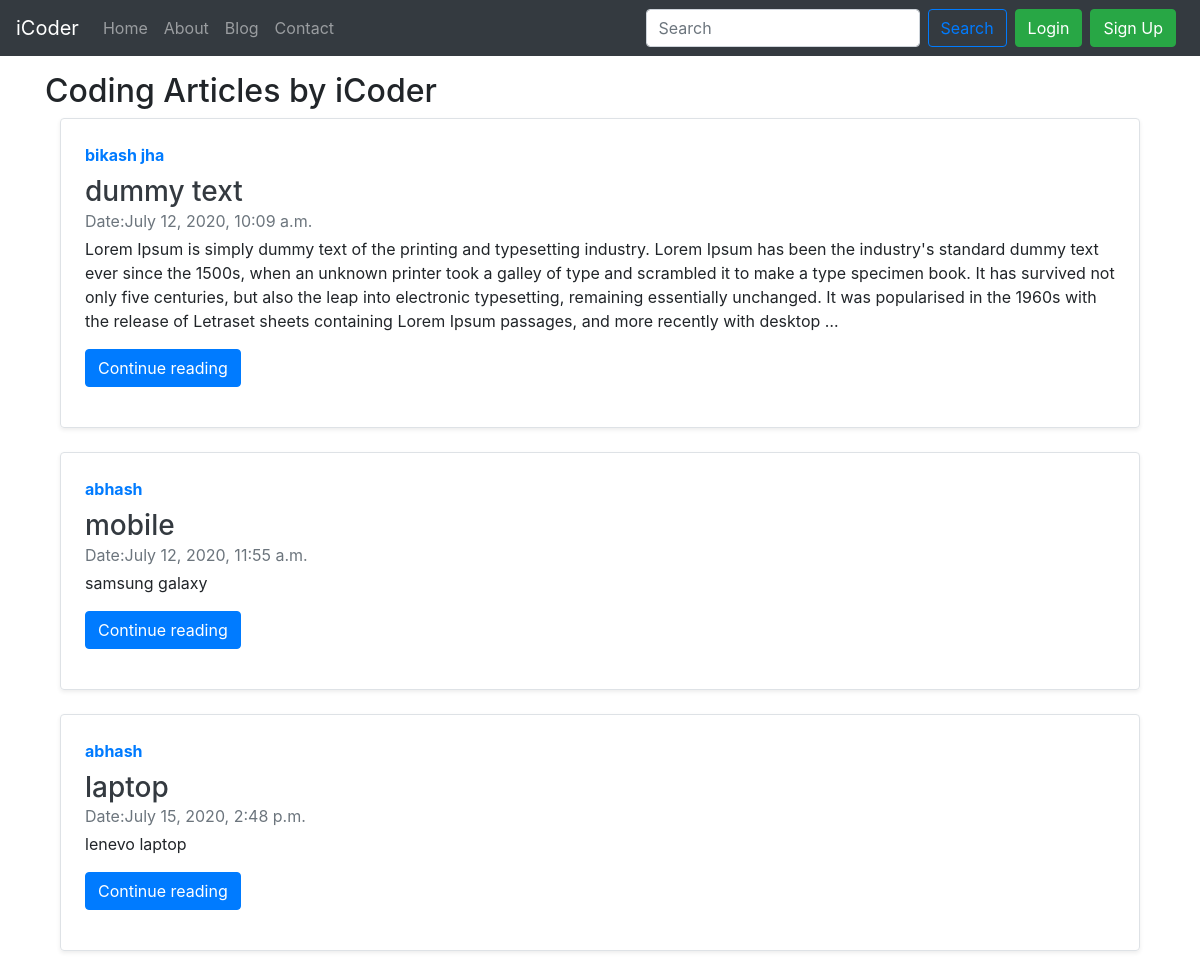
Screenshot of /blog/ with the database file from the repository.
### blog/models.py (models this page shows, shortened)
class Post(models.Model):
    sno=models.AutoField(primary_key=True)
    title=models.CharField(max_length=200)
    content=models.TextField()
    author=models.CharField(max_length=200)
    slug=models.CharField(max_length=200)
    timeStamp=models.DateTimeField(blank=True)

### blog/views.py (the view)
# urls.py: path('',views.blogHome,name='bloghome'),
def blogHome(request):
    allPosts= Post.objects.all()
    return render (request,'blog/blogHome.html',{'allPosts':allPosts})

### templates/blog/blogHome.html (shortened to what this page needs)
{% extends 'base.html' %}
{% block body %}
<div class="container my-3">
    <h2>Coding Articles by iCoder</h2>
 <div class="col-md-12">
 {% for post in allPosts %}
      <div class="row no-gutters border rounded overflow-hidden flex-md-row mb-4 shadow-sm h-md-250 position-relative my-2">
        <div class="col p-4 d-flex flex-column position-static">
          <strong class="d-inline-block mb-2 text-primary">{{post.author}}</strong>
          <h3 class="mb-0"> <a  class ="text-dark" href="/blog/{{post.slug}}">{{post.title}}</a></h3>
          <div class="mb-1 text-muted">Date:{{post.timeStamp}}</div>
          <p class="card-text mb-auto">{{post.content |truncatechars:500}}</p>
          <div class="my-3">
           <a href="/blog/{{post.slug}}" role="button" class="btn btn-primary">Continue reading</a>
            </div>
         </div>
      </div>
         {% endfor %}
  </div>
</div>
{% endblock body %}

### templates/base.html (shortened to what this page needs)
<!DOCTYPE html>
<html lang="en">
  <head>
    <link
      rel="stylesheet"
      href="https://stackpath.bootstrapcdn.com/bootstrap/4.5.0/css/bootstrap.min.css"
    />
  </head>
  <body>
    <nav class="navbar navbar-expand-lg navbar-dark bg-dark">
      <a class="navbar-brand" href="/">iCoder</a>
      <div class="collapse navbar-collapse" id="navbarSupportedContent">
        <ul class="navbar-nav mr-auto">
          <li class="nav-item {% block homeactive %} {% endblock homeactive %}">
            <a class="nav-link" href="/"
              >Home <span class="sr-only">(current)</span></a
            >
          </li>
          <li
            class="nav-item {% block aboutactive %} {% endblock aboutactive %}"
          >
            <a class="nav-link" href="/about">About</a>
          </li>
          <li class="nav-item {% block blogactive %} {% endblock blogactive %}">
            <a class="nav-link" href="/blog">Blog</a>
          </li>
          <li
            class="nav-item {% block contactactive %} {% endblock contactactive %}"
          >
            <a class="nav-link" href="/contact">Contact</a>
          </li>
        </ul>
        <form action="/search" method="get" class="form-inline my-2 my-lg-0">
          <input
            class="form-control mr-sm-2"
            type="search"
            placeholder="Search"
            aria-label="Search"
            name="query"
            id="query"
          />
          <button class="btn btn-outline-primary my-2 my-sm-0" type="submit">
            Search
          </button>
          {% if user.is_authenticated %}
          <ul class="navbar-nav mr-auto">
            <li class="nav-item dropdown">
              <a
                class="nav-link dropdown-toggle"
                href="#"
                id="navbarDropdown"
                role="button"
                data-toggle="dropdown"
                aria-haspopup="true"
                aria-expanded="false"
              >
                Welcome {{request.user}}
              </a>
              <div class="dropdown-menu" aria-labelledby="navbarDropdown">
                <a class="dropdown-item" href="/logout">Logout</a>
              </div>
            </li>
          </ul>
          {% else %}
          <button
            type="button"
            class="btn btn-success mx-2"
            data-toggle="modal"
            data-target="#loginModal"
          >
            Login
          </button>
          <button
            type="button"
            class="btn btn-success mr-2"
            data-toggle="modal"
            data-target="#signupModal"
          >
            Sign Up
          </button>
          {% endif %}
        </form>
      </div>
    </nav>
    {% block body %} {% endblock body %}
  </body>
</html>

### rows the page displays
Post: author "bikash jha", title "dummy text", timeStamp "July 12, 2020, 10:09 a.m.", content "Lorem Ipsum is simply dummy text of the printing and typesetting industry. Lorem Ipsum has been the industry's standard dummy text ever since the 1500s, when an unknown printer took a galley of type and scrambled it to make a type specimen book. It has survived not only five centuries, but also the leap into electronic typesetting, remaining essentially unchanged. It was popularised in the 1960s with the release of Letraset sheets containing Lorem Ipsum passages, and more recently with desktop …"
Post: author "abhash", title "mobile", timeStamp "July 12, 2020, 11:55 a.m.", content "samsung galaxy"
Post: author "abhash", title "laptop", timeStamp "July 15, 2020, 2:48 p.m.", content "lenevo laptop"
